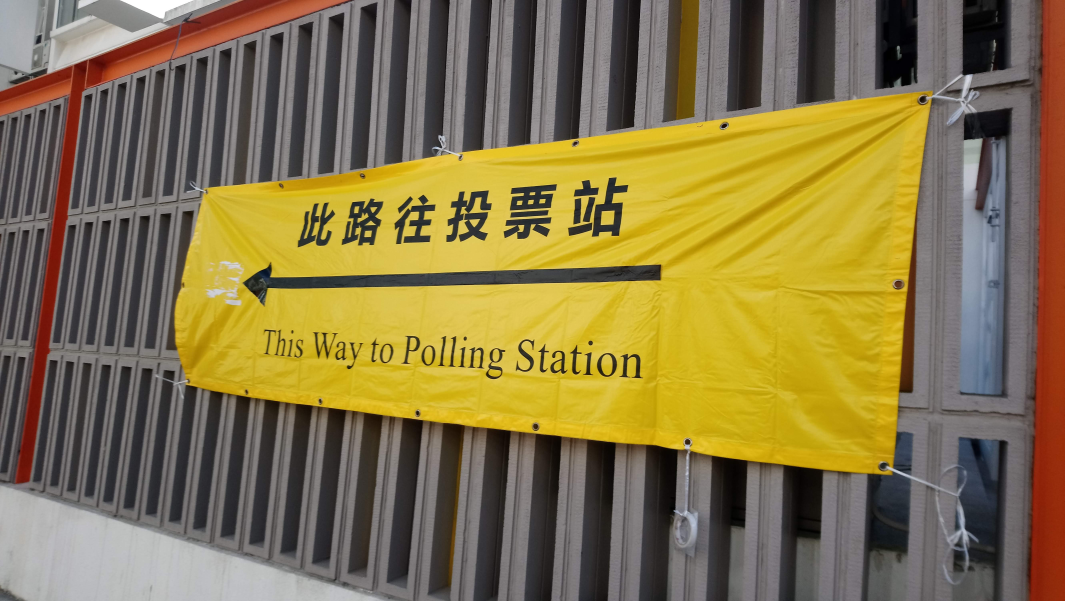
#> input picture Day005_draw_HW/point out.JPG, 5325 x 3004 px, found by its file name (shown at 1/5 size)
$ python Day_05.py
#> lines starting #> are read from the running program, lines starting #| are printed output that depends on the picture
from cv2 import cv2

#read the photo, and get the photo info.
img = cv2.imread('point out.jpg', cv2.IMREAD_GRAYSCALE)
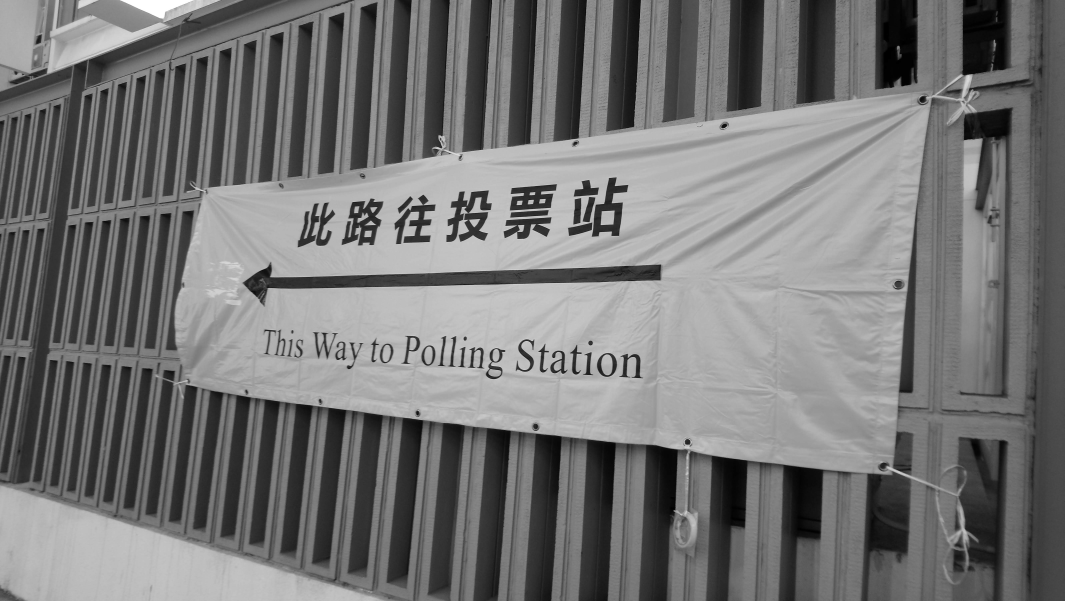
#> img: shape (3004, 5325) (shown at 1/5 size); min 0, max 255, mean 117.8
col, row = img.shape
#> col = 3004; row = 5325
print(row, col)
#| 5325 3004
row_1 = int(row/4)
#> row_1 = 1331
col_1 = int(col*0.25)
#> col_1 = 751

#equalizeHist the photo
img_gray = cv2.equalizeHist(img)
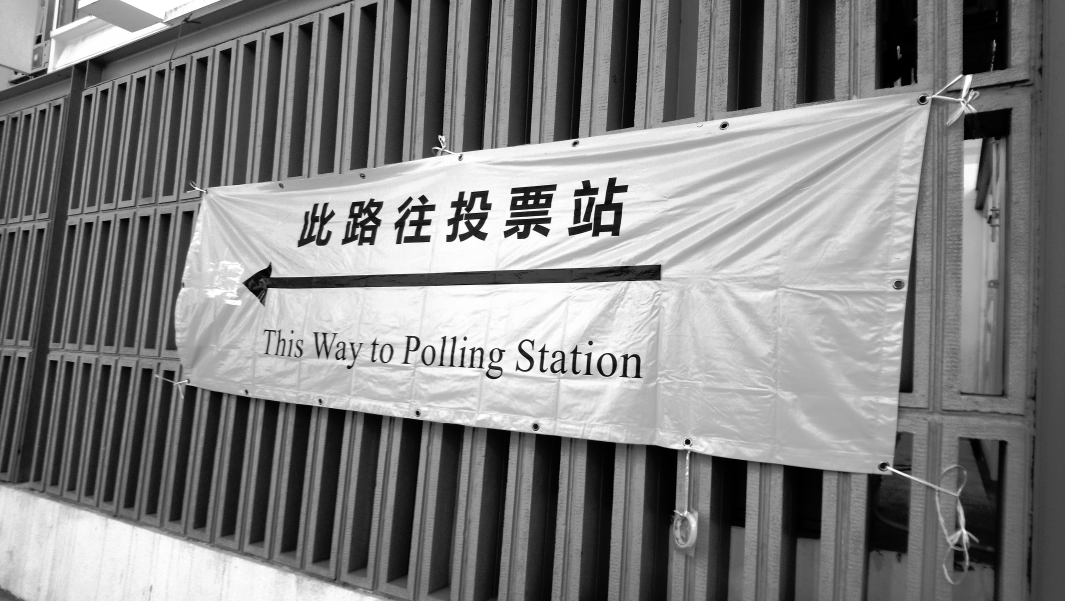
#> img_gray: shape (3004, 5325) (shown at 1/5 size); min 0, max 255, mean 128.3

#Herizontle flip it. Those is no color channel
img_flip = cv2.flip(img_gray, 1)
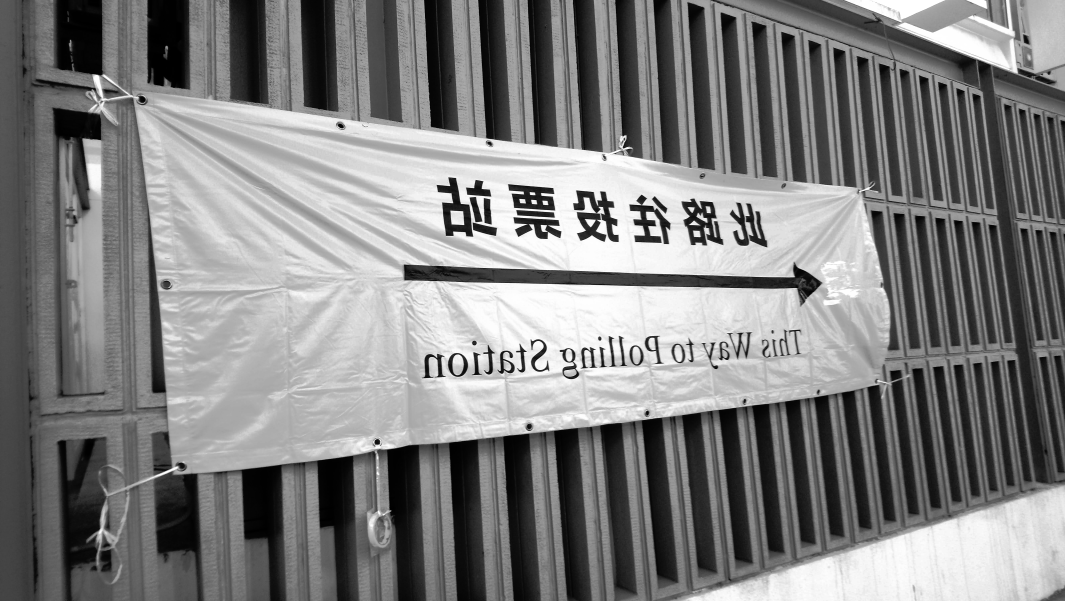
#> img_flip: shape (3004, 5325) (shown at 1/5 size); min 0, max 255, mean 128.3

#draw a retangle on the photo
img_retangle = cv2.rectangle(img_flip, (row_1, col_1), (row_1 *3, col_1 *3), (0,0,255), -1)
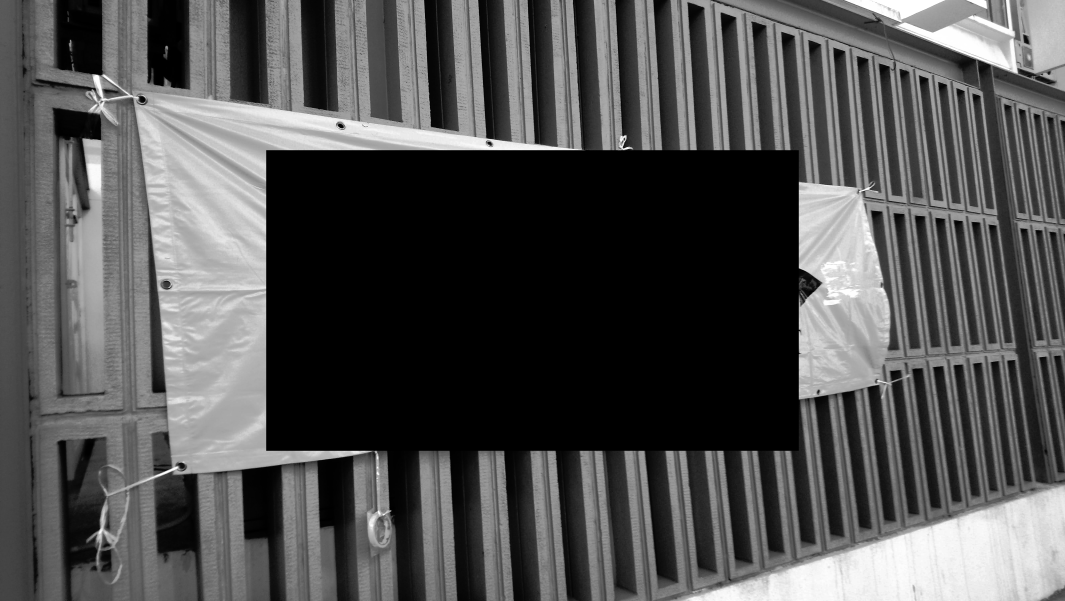
#> img_retangle: shape (3004, 5325) (shown at 1/5 size); min 0, max 255, mean 81.7

#down-size it.
img_resize = cv2.resize(img_retangle,(row, col))

#write the result
cv2.imwrite('img_result.jpg', img_resize)
